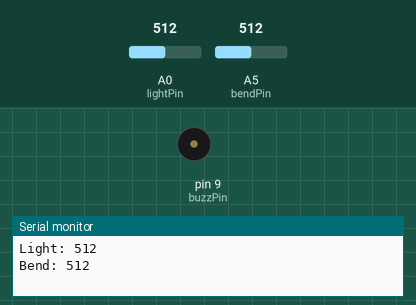
This sketch was run on a simulated Arduino Uno, built with avr-gcc and run on an emulated ATmega328P. Shown: buzzer (waves = sounding), the last lines printed to the serial monitor. Inputs (shaded band) come from the test bench; at power-on: A0 (lightPin) = 512, A5 (bendPin) = 512.

Above: at 0.5 s.
At 5.4 s:
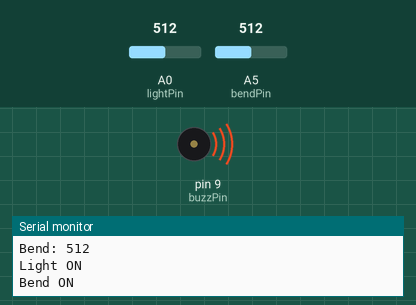
Timing chart, 0 to 6.7 s (numbered marks = the images above):
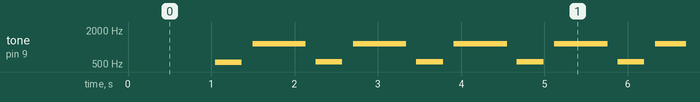

The sketch:

chest.ino
```cpp
int lightPin = 0;
int lightLast[3] = {1000, 1000, 1000};
bool lightOn = false;
bool playedAlready = false;

int buzzPin = 9;
int length = 15;
char notes[] = "cfcfcfcfcfcfcf ";
int beats[] = {1, 2, 1, 2, 1, 2, 1, 2, 1, 2, 1, 2, 1, 2, 4};
int tempo = 300;

int bendPin = 5;
bool bendOn = false;
int bendLast[3] = {1000, 1000, 1000};

void playTone(int tone, int duration) {
  for (long i = 0; i < duration * 1000L; i += tone * 2) {
    digitalWrite(buzzPin, HIGH);
    delayMicroseconds(tone);
    digitalWrite(buzzPin, LOW);
   delayMicroseconds(tone);
  }
}

void playNote(char note, int duration) {
  char names[] = { 'c', 'd', 'e', 'f', 'g', 'a', 'b', 'C' };
  int tones[] = { 915, 1700, 1519, 432, 1275, 1136, 1014, 956 };

  // play the tone corresponding to the note name
  for (int i = 0; i < 8; i++) {
    if (names[i] == note) {
      playTone(tones[i], duration);
    }
  }
}

void setup(){
  Serial.begin(9600);
  pinMode(buzzPin, OUTPUT);
}

void play(){
  for (int i = 0; i < length; i++){
    if (notes[i] == ' ') {
      delay(beats[i] * tempo); // rest
    } else {
      playNote(notes[i], beats[i] * tempo);
    }

    // pause between notes
    delay(tempo / 2);
  }
}

void loop(){
  int lightLevel = analogRead(lightPin);
  Serial.print("Light: ");
  Serial.println(lightLevel);
  lightLast[0] = lightLast[1];
  lightLast[1] = lightLast[2];
  lightLast[2] = lightLevel;

  int bendLevel = analogRead(bendPin);
  Serial.print("Bend: ");
  Serial.println(bendLevel);
  bendLast[0] = bendLast[1];
  bendLast[1] = bendLast[2];
  bendLast[2] = bendLevel;

  if (lightLast[0] < 1000 && lightLast[1] < 1000 && lightLast[2] < 1000 && !lightOn ){
    Serial.println("Light ON");
    lightOn = true;
  }

  if (bendLast[0] < 720 && bendLast[1] < 720 && bendLast[2] < 720 && !bendOn ){
    Serial.println("Bend ON");
    bendOn = true;
  }

  if (bendLast[0] > 740 && bendLast[1] > 740 && bendLast[2] > 740 && bendOn ){
    Serial.println("Bend OFF");
    bendOn = false;
  }

  if (lightLast[0] > 1000 && lightLast[1] > 1000 && lightLast[2] > 1000 && lightOn ){
    Serial.println("Light OFF");
    lightOn = false;
  }


  if (lightOn || bendOn){
    play();
  }

  delay(500);
}
```

Measured:
- by itself, tone on pin 9 (buzzPin): plays 540 Hz for 0.32 s, 1146 Hz for 0.64 s, 544 Hz for 0.32 s, 1146 Hz for 0.64 s, 544 Hz for 0.32 s, 1146 Hz for 0.64 s … (177 notes in this stretch)
